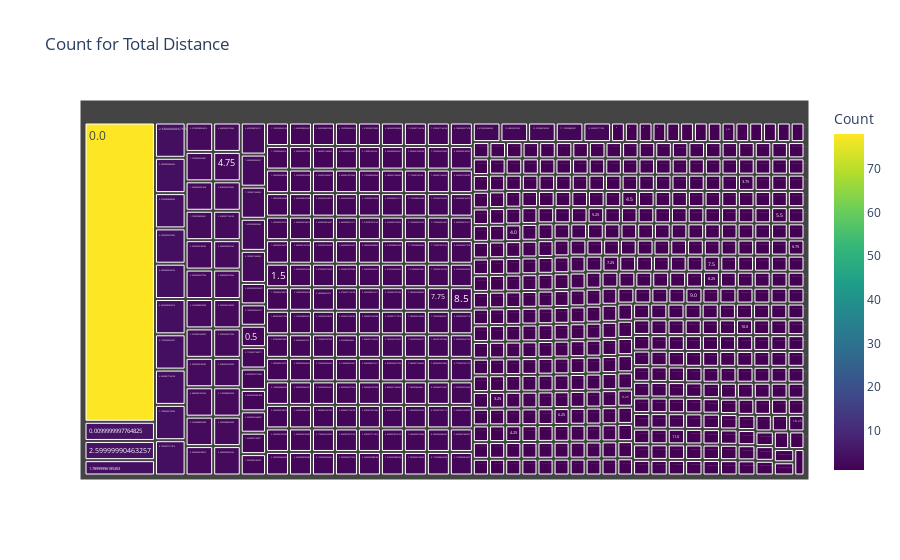

The notebook cell saved with this chart:
### Markdown cell above
#### Chart - 4

### Code cell
import plotly.express as px

# Prepare dataframe: count of rows for each TotalDistance value
distance_data = md.groupby('TotalDistance').size().reset_index(name='Count')

# Add custom hover text
distance_data['hover_text'] = distance_data.apply(
    lambda row: f"Total Distance = {row['TotalDistance']}<br>Count of Users = {row['Count']}", axis=1
)

# Create Treemap
fig = px.treemap(
    distance_data,
    path=['TotalDistance'],       # each rectangle represents a TotalDistance value
    values='Count',               # size by count
    title='Count for Total Distance',
    color='Count',                # color by count
    color_continuous_scale='Viridis',
    hover_data={'hover_text': True, 'TotalDistance': False, 'Count': False}
)

# Use hover template to show only the custom text
fig.update_traces(hovertemplate='%{customdata[0]}')

fig.show()

### Figure 1 — Plotly figure (JSON) as saved in the notebook; plotly's stock layout.template omitted (floating-point values rounded to 4 significant figures; data arrays with more than 128 entries replaced by an {"elided": "..."} marker saying what was removed)
{"data": [{"branchvalues": "total", "customdata": {"elided": "615x3 mixed values"}, "domain": {"x": [0, 1], "y": [0, 1]}, "hovertemplate": "%{customdata[0]}", "ids": {"elided": "615 str values"}, "labels": {"elided": "615 str values"}, "marker": {"coloraxis": "coloraxis", "colors": {"elided": "615 float values"}}, "name": "", "parents": {"elided": "615 str values"}, "type": "treemap", "values": {"elided": "615 float values"}}], "layout": {"coloraxis": {"colorbar": {"title": {"text": "Count"}}, "colorscale": [[0, "#440154"], [0.1111, "#482878"], [0.2222, "#3e4989"], [0.3333, "#31688e"], [0.4444, "#26828e"], [0.5556, "#1f9e89"], [0.6667, "#35b779"], [0.7778, "#6ece58"], [0.8889, "#b5de2b"], [1, "#fde725"]]}, "legend": {"tracegroupgap": 0}, "title": {"text": "Count for Total Distance"}}}
